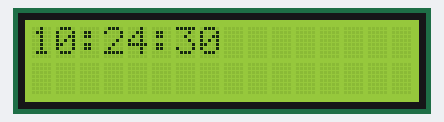
A program run on a simulated Arduino Uno, built with avr-gcc and run on an emulated ATmega328P. Shown: 16×2 character LCD. The local clock reads 2024-03-15 10:24:30 at power-on unless the program sets it; what the program prints to the serial monitor is not drawn.

Above: at 0.1 s.
At 3.1 s:
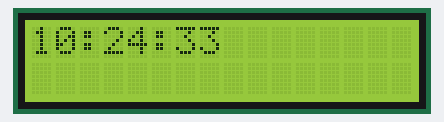
At 7.1 s:
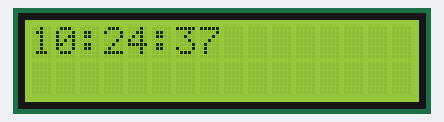
At 14.1 s:
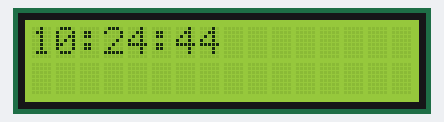
At 21.1 s:
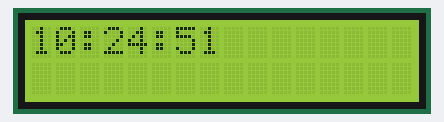
At 29.1 s:
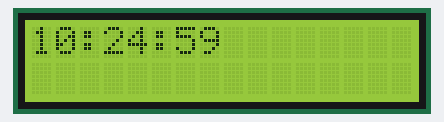

The program:

main.cpp
```cpp
#include <Arduino.h>
#include <LiquidCrystal.h>
#include <RTClib.h>

size_t last_seg;
DateTime now;

LiquidCrystal lcd(12,11,10,9,8,7);
RTC_DS1307 rtc;


void time();

void setup() {
  //start LCD
  lcd.begin(16,2);

  Serial.begin(9600);
  //Start RTC and config
  if (!rtc.begin()){
    Serial.println("the device no started");
    Serial.flush();

  }
  Serial.println("RTC on!");
  rtc.writeSqwPinMode(DS1307_SquareWave1HZ);


}

void loop() {
  now = rtc.now();
  if (now.second() > last_seg){
    lcd.clear();
    time();
    last_seg = now.second();
  }
}


void time(){
  DateTime now = rtc.now();
  lcd.print(now.hour());
  lcd.print(":");
  lcd.print(now.minute());
  lcd.print(":");
  lcd.print(now.second());
  lcd.println();

}
```

Measured:
- what the display in image 1 shows lasts 1.0 s, from 3.0 s to 4.0 s
